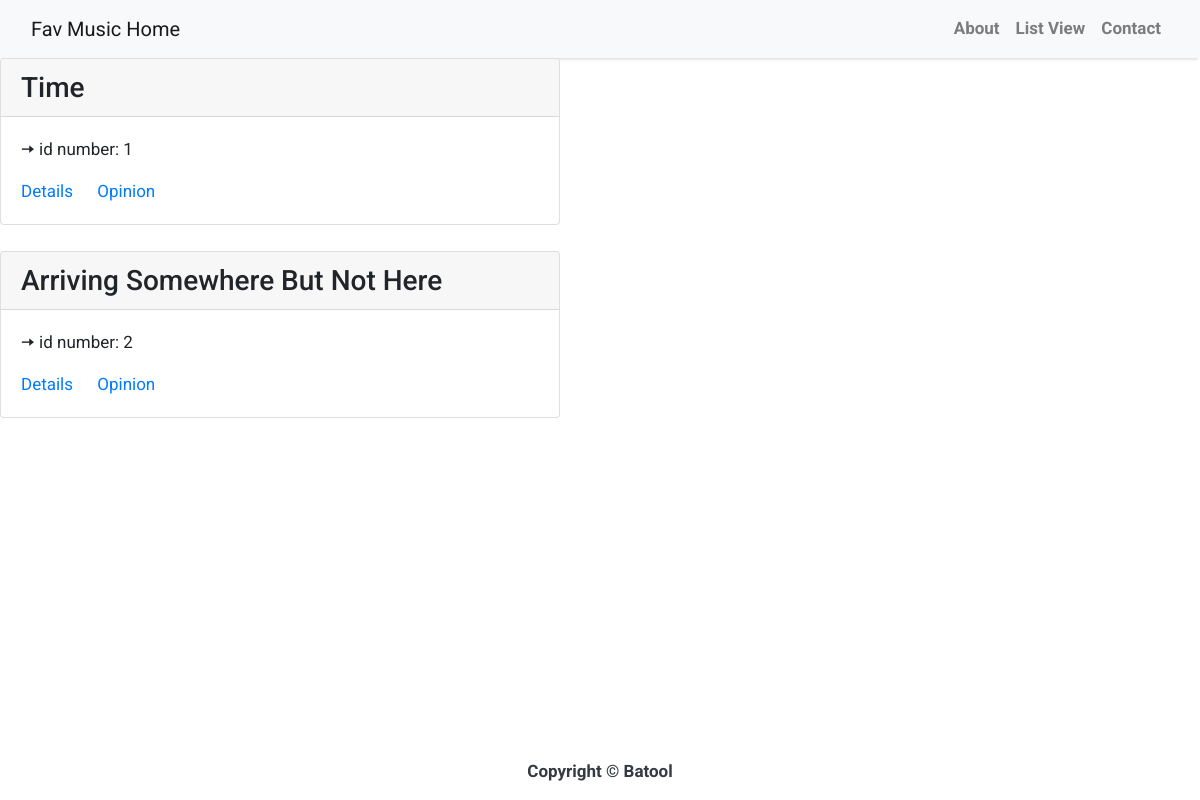
The app's page /fav-list, older data.
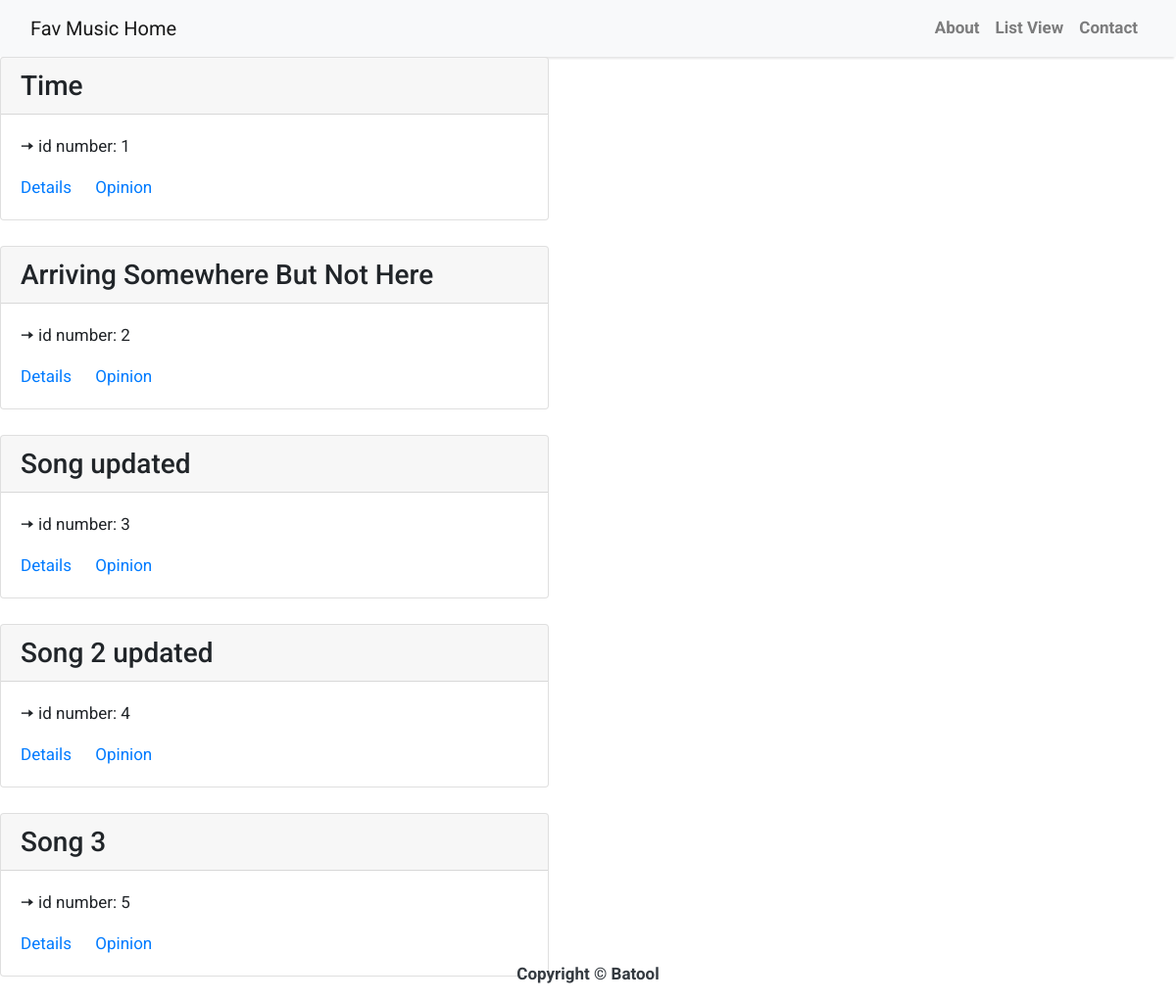
The same page, newer data.
### favsongsapp/models.py (models this page shows, shortened)
class Fav(models.Model):
    song_title = models.CharField(max_length=100)
    artist = models.CharField(max_length=100)
    album = models.CharField(max_length=100)
    year_of_release = models.DateField()
    rating = models.IntegerField(blank=False, null=False)
    reviewer = models.ForeignKey(get_user_model(), on_delete=models.CASCADE, blank=False, null=False)

### favsongsapp/views.py (the view)
# urls.py: path("fav-list", FavListView.as_view(), name="fav_list"),
class FavListView(ListView):
    template_name = "favlist.html"
    model = Fav
    context_object_name = "fav_list"

### templates/favlist.html (shortened to what this page needs)
{% extends '_base.html' %}
{% block content %}
{% for fav in fav_list %}
  <div class="card" style="width: 35rem;">
    <h3 class="card-header">{{fav.song_title}}</h3>
    <div class="card-body">
      <p class="card-text">🠆 id number: {{fav.id}} </p>
      <a href="{% url 'fav_detail' pk=fav.pk %}" class="card-link">Details</a>
      <a href="{% url 'opinion_detail' pk=fav.pk %}" class="card-link">Opinion</a>
    </div>
  </div>
<br>
{% endfor %}
{% endblock%}

### templates/_base.html (shortened to what this page needs)
<!DOCTYPE html>
<html>
    <head>
        <link rel="stylesheet" href="https://maxcdn.bootstrapcdn.com/bootstrap/4.0.0/css/bootstrap.min.css"
 />
    </head>
    <body>
        <nav class="navbar navbar-expand-lg navbar-light bg-light shadow" id="mainNav">
            <div class="container-fluid">
                <a class="navbar-brand" href="{% url 'fav_home' %}">Fav Music Home</a>
                <div class="collapse navbar-collapse" id="navbarResponsive">
                    <ul class="navbar-nav ml-auto">
                        <li class="nav-item text-black">
                            <a class="nav-link text-black font-weight-bold" href="{% url 'fav_about' %}">About</a>
                        </li>
                        <li class="nav-item text-black">
                            <a class="nav-link text-black font-weight-bold" href="{% url 'fav_list' %}">List View</a>
                        </li>
                        <li class="nav-item text-black">
                            <a class="nav-link text-black font-weight-bold" href="#">Contact</a>
                        </li>
                    </ul>
                </div>
            </div>
        </nav>
        {% block content %}{% endblock content %}
        <footer class="py-3 bg-grey fixed-bottom">
            <p class="m-0 text-dark text-center font-weight-bold">Copyright &copy; Batool</p>
        </footer>
    </body>
</html>

### templates/_base.html (style rules this page uses)
body { font-family: "Roboto", sans-serif; font-size: 17px; background-color: #ffffff; }
.shadow { box-shadow: 0 4px 2px -2px rgba(0, 0, 0, 0.1); }

Row changes from the older to the newer data that the page shows:
added Fav: song_title "Song updated", id "3"
added Fav: song_title "Song 2 updated", id "4"
added Fav: song_title "Song 3", id "5"
